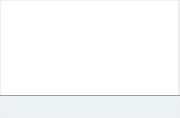
<?xml version="1.0" encoding="UTF-8"?>
<ui version="4.0">
 <class>ArtistWidget</class>
 <widget class="QWidget" name="ArtistWidget">
  <property name="geometry">
   <rect>
    <x>0</x>
    <y>0</y>
    <width>180</width>
    <height>118</height>
   </rect>
  </property>
  <property name="sizePolicy">
   <sizepolicy hsizetype="Maximum" vsizetype="Maximum">
    <horstretch>0</horstretch>
    <verstretch>0</verstretch>
   </sizepolicy>
  </property>
  <property name="minimumSize">
   <size>
    <width>0</width>
    <height>0</height>
   </size>
  </property>
  <property name="maximumSize">
   <size>
    <width>180</width>
    <height>153</height>
   </size>
  </property>
  <property name="windowTitle">
   <string>Form</string>
  </property>
  <widget class="Line" name="Separator">
   <property name="geometry">
    <rect>
     <x>-1</x>
     <y>88</y>
     <width>182</width>
     <height>16</height>
    </rect>
   </property>
   <property name="orientation">
    <enum>Qt::Horizontal</enum>
   </property>
  </widget>
  <widget class="QFrame" name="AllFrame">
   <property name="geometry">
    <rect>
     <x>0</x>
     <y>0</y>
     <width>180</width>
     <height>118</height>
    </rect>
   </property>
   <property name="sizePolicy">
    <sizepolicy hsizetype="Fixed" vsizetype="Fixed">
     <horstretch>0</horstretch>
     <verstretch>0</verstretch>
    </sizepolicy>
   </property>
   <property name="minimumSize">
    <size>
     <width>0</width>
     <height>0</height>
    </size>
   </property>
   <property name="maximumSize">
    <size>
     <width>180</width>
     <height>148</height>
    </size>
   </property>
   <property name="palette">
    <palette>
     <active>
      <colorrole role="Window">
       <brush brushstyle="SolidPattern">
        <color alpha="0">
         <red>255</red>
         <green>255</green>
         <blue>255</blue>
        </color>
       </brush>
      </colorrole>
     </active>
     <inactive>
      <colorrole role="Window">
       <brush brushstyle="SolidPattern">
        <color alpha="0">
         <red>255</red>
         <green>255</green>
         <blue>255</blue>
        </color>
       </brush>
      </colorrole>
     </inactive>
     <disabled>
      <colorrole role="Window">
       <brush brushstyle="SolidPattern">
        <color alpha="0">
         <red>255</red>
         <green>255</green>
         <blue>255</blue>
        </color>
       </brush>
      </colorrole>
     </disabled>
    </palette>
   </property>
   <property name="cursor">
    <cursorShape>ArrowCursor</cursorShape>
   </property>
   <property name="autoFillBackground">
    <bool>true</bool>
   </property>
   <property name="frameShape">
    <enum>QFrame::StyledPanel</enum>
   </property>
   <property name="frameShadow">
    <enum>QFrame::Sunken</enum>
   </property>
   <widget class="QLabel" name="Picture">
    <property name="geometry">
     <rect>
      <x>1</x>
      <y>1</y>
      <width>177</width>
      <height>94</height>
     </rect>
    </property>
    <property name="sizePolicy">
     <sizepolicy hsizetype="Fixed" vsizetype="Fixed">
      <horstretch>0</horstretch>
      <verstretch>0</verstretch>
     </sizepolicy>
    </property>
    <property name="minimumSize">
     <size>
      <width>0</width>
      <height>0</height>
     </size>
    </property>
    <property name="maximumSize">
     <size>
      <width>16777215</width>
      <height>16777215</height>
     </size>
    </property>
    <property name="palette">
     <palette>
      <active>
       <colorrole role="Base">
        <brush brushstyle="SolidPattern">
         <color alpha="255">
          <red>255</red>
          <green>255</green>
          <blue>255</blue>
         </color>
        </brush>
       </colorrole>
       <colorrole role="Window">
        <brush brushstyle="SolidPattern">
         <color alpha="255">
          <red>255</red>
          <green>255</green>
          <blue>255</blue>
         </color>
        </brush>
       </colorrole>
      </active>
      <inactive>
       <colorrole role="Base">
        <brush brushstyle="SolidPattern">
         <color alpha="255">
          <red>255</red>
          <green>255</green>
          <blue>255</blue>
         </color>
        </brush>
       </colorrole>
       <colorrole role="Window">
        <brush brushstyle="SolidPattern">
         <color alpha="255">
          <red>255</red>
          <green>255</green>
          <blue>255</blue>
         </color>
        </brush>
       </colorrole>
      </inactive>
      <disabled>
       <colorrole role="Base">
        <brush brushstyle="SolidPattern">
         <color alpha="255">
          <red>255</red>
          <green>255</green>
          <blue>255</blue>
         </color>
        </brush>
       </colorrole>
       <colorrole role="Window">
        <brush brushstyle="SolidPattern">
         <color alpha="255">
          <red>255</red>
          <green>255</green>
          <blue>255</blue>
         </color>
        </brush>
       </colorrole>
      </disabled>
     </palette>
    </property>
    <property name="autoFillBackground">
     <bool>true</bool>
    </property>
    <property name="frameShadow">
     <enum>QFrame::Raised</enum>
    </property>
    <property name="text">
     <string/>
    </property>
    <property name="textFormat">
     <enum>Qt::PlainText</enum>
    </property>
    <property name="scaledContents">
     <bool>false</bool>
    </property>
    <property name="alignment">
     <set>Qt::AlignHCenter|Qt::AlignTop</set>
    </property>
   </widget>
   <widget class="QLabel" name="ArtistName">
    <property name="geometry">
     <rect>
      <x>4</x>
      <y>3</y>
      <width>172</width>
      <height>15</height>
     </rect>
    </property>
    <property name="sizePolicy">
     <sizepolicy hsizetype="Fixed" vsizetype="Fixed">
      <horstretch>0</horstretch>
      <verstretch>0</verstretch>
     </sizepolicy>
    </property>
    <property name="minimumSize">
     <size>
      <width>172</width>
      <height>15</height>
     </size>
    </property>
    <property name="maximumSize">
     <size>
      <width>172</width>
      <height>15</height>
     </size>
    </property>
    <property name="cursor">
     <cursorShape>PointingHandCursor</cursorShape>
    </property>
    <property name="mouseTracking">
     <bool>true</bool>
    </property>
    <property name="text">
     <string/>
    </property>
    <property name="textFormat">
     <enum>Qt::PlainText</enum>
    </property>
    <property name="wordWrap">
     <bool>true</bool>
    </property>
   </widget>
  </widget>
  <widget class="QFrame" name="TagFrame">
   <property name="geometry">
    <rect>
     <x>1</x>
     <y>96</y>
     <width>178</width>
     <height>21</height>
    </rect>
   </property>
   <property name="maximumSize">
    <size>
     <width>178</width>
     <height>21</height>
    </size>
   </property>
   <property name="palette">
    <palette>
     <active>
      <colorrole role="Base">
       <brush brushstyle="SolidPattern">
        <color alpha="255">
         <red>255</red>
         <green>255</green>
         <blue>255</blue>
        </color>
       </brush>
      </colorrole>
      <colorrole role="Window">
       <brush brushstyle="SolidPattern">
        <color alpha="255">
         <red>236</red>
         <green>241</green>
         <blue>244</blue>
        </color>
       </brush>
      </colorrole>
     </active>
     <inactive>
      <colorrole role="Base">
       <brush brushstyle="SolidPattern">
        <color alpha="255">
         <red>255</red>
         <green>255</green>
         <blue>255</blue>
        </color>
       </brush>
      </colorrole>
      <colorrole role="Window">
       <brush brushstyle="SolidPattern">
        <color alpha="255">
         <red>236</red>
         <green>241</green>
         <blue>244</blue>
        </color>
       </brush>
      </colorrole>
     </inactive>
     <disabled>
      <colorrole role="Base">
       <brush brushstyle="SolidPattern">
        <color alpha="255">
         <red>236</red>
         <green>241</green>
         <blue>244</blue>
        </color>
       </brush>
      </colorrole>
      <colorrole role="Window">
       <brush brushstyle="SolidPattern">
        <color alpha="255">
         <red>236</red>
         <green>241</green>
         <blue>244</blue>
        </color>
       </brush>
      </colorrole>
     </disabled>
    </palette>
   </property>
   <property name="autoFillBackground">
    <bool>true</bool>
   </property>
   <property name="frameShape">
    <enum>QFrame::NoFrame</enum>
   </property>
   <property name="frameShadow">
    <enum>QFrame::Plain</enum>
   </property>
   <property name="lineWidth">
    <number>0</number>
   </property>
   <widget class="QLabel" name="TagIcon">
    <property name="geometry">
     <rect>
      <x>4</x>
      <y>3</y>
      <width>16</width>
      <height>16</height>
     </rect>
    </property>
    <property name="minimumSize">
     <size>
      <width>16</width>
      <height>16</height>
     </size>
    </property>
    <property name="maximumSize">
     <size>
      <width>16</width>
      <height>16</height>
     </size>
    </property>
    <property name="text">
     <string/>
    </property>
    <property name="pixmap">
     <pixmap resource="artist_widget.qrc">:/root/images/tag/tag-label.png</pixmap>
    </property>
   </widget>
   <widget class="QLabel" name="ArtistTags">
    <property name="geometry">
     <rect>
      <x>25</x>
      <y>5</y>
      <width>151</width>
      <height>13</height>
     </rect>
    </property>
    <property name="sizePolicy">
     <sizepolicy hsizetype="Fixed" vsizetype="Fixed">
      <horstretch>0</horstretch>
      <verstretch>0</verstretch>
     </sizepolicy>
    </property>
    <property name="minimumSize">
     <size>
      <width>151</width>
      <height>13</height>
     </size>
    </property>
    <property name="maximumSize">
     <size>
      <width>151</width>
      <height>13</height>
     </size>
    </property>
    <property name="cursor">
     <cursorShape>PointingHandCursor</cursorShape>
    </property>
    <property name="mouseTracking">
     <bool>true</bool>
    </property>
    <property name="text">
     <string/>
    </property>
    <property name="textFormat">
     <enum>Qt::PlainText</enum>
    </property>
    <property name="wordWrap">
     <bool>true</bool>
    </property>
   </widget>
  </widget>
 </widget>
 <resources>
  <include location="artist_widget.qrc"/>
 </resources>
 <connections/>
</ui>
